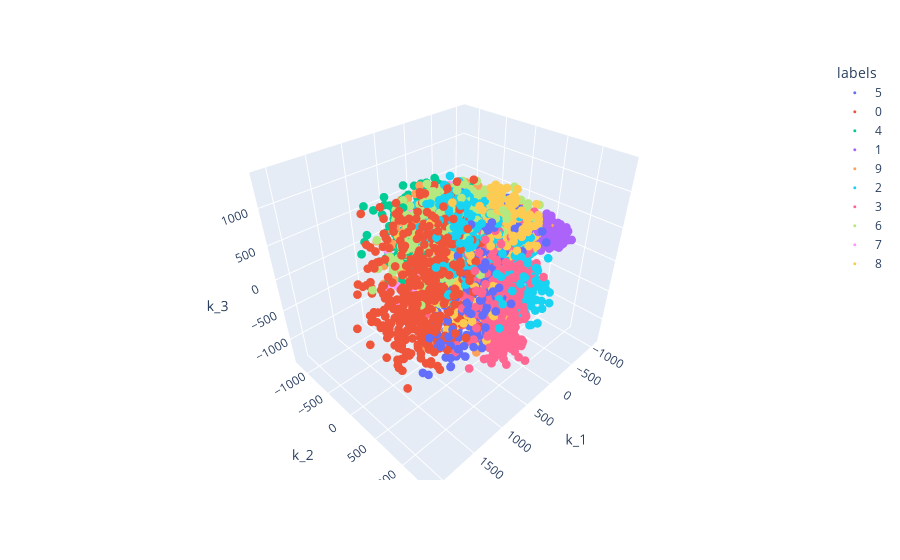

The notebook cell this image was saved under:
### Code cell
fit_KPCA_2 = KernelPCA(n_components=3, kernel='linear')
%time k2 = fit_KPCA_2.fit_transform(test_X_2[0:5000])
output2k = pd.DataFrame(k2, columns=('k_1','k_2','k_3'))
output2k['labels'] = test_Y_2[0:5000]
fig = px.scatter_3d(output2k, x='k_1', y='k_2', z='k_3',
    color='labels', labels={'color': 'labels'})
fig.update_traces(marker_size=3)
fig.show()

### Figure 1 — Plotly figure (JSON) as saved in the notebook; plotly's stock layout.template omitted (floating-point values rounded to 4 significant figures; data arrays with more than 128 entries replaced by an {"elided": "..."} marker saying what was removed)
{"data": [{"hovertemplate": "labels=5<br>k_1=%{x}<br>k_2=%{y}<br>k_3=%{z}<extra></extra>", "legendgroup": "5", "marker": {"color": "#636efa", "size": 3, "symbol": "circle"}, "mode": "markers", "name": "5", "scene": "scene", "showlegend": true, "type": "scatter3d", "x": {"elided": "434 float values"}, "y": {"elided": "434 float values"}, "z": {"elided": "434 float values"}}, {"hovertemplate": "labels=0<br>k_1=%{x}<br>k_2=%{y}<br>k_3=%{z}<extra></extra>", "legendgroup": "0", "marker": {"color": "#EF553B", "size": 3, "symbol": "circle"}, "mode": "markers", "name": "0", "scene": "scene", "showlegend": true, "type": "scatter3d", "x": {"elided": "479 float values"}, "y": {"elided": "479 float values"}, "z": {"elided": "479 float values"}}, {"hovertemplate": "labels=4<br>k_1=%{x}<br>k_2=%{y}<br>k_3=%{z}<extra></extra>", "legendgroup": "4", "marker": {"color": "#00cc96", "size": 3, "symbol": "circle"}, "mode": "markers", "name": "4", "scene": "scene", "showlegend": true, "type": "scatter3d", "x": {"elided": "535 float values"}, "y": {"elided": "535 float values"}, "z": {"elided": "535 float values"}}, {"hovertemplate": "labels=1<br>k_1=%{x}<br>k_2=%{y}<br>k_3=%{z}<extra></extra>", "legendgroup": "1", "marker": {"color": "#ab63fa", "size": 3, "symbol": "circle"}, "mode": "markers", "name": "1", "scene": "scene", "showlegend": true, "type": "scatter3d", "x": {"elided": "563 float values"}, "y": {"elided": "563 float values"}, "z": {"elided": "563 float values"}}, {"hovertemplate": "labels=9<br>k_1=%{x}<br>k_2=%{y}<br>k_3=%{z}<extra></extra>", "legendgroup": "9", "marker": {"color": "#FFA15A", "size": 3, "symbol": "circle"}, "mode": "markers", "name": "9", "scene": "scene", "showlegend": true, "type": "scatter3d", "x": {"elided": "495 float values"}, "y": {"elided": "495 float values"}, "z": {"elided": "495 float values"}}, {"hovertemplate": "labels=2<br>k_1=%{x}<br>k_2=%{y}<br>k_3=%{z}<extra></extra>", "legendgroup": "2", "marker": {"color": "#19d3f3", "size": 3, "symbol": "circle"}, "mode": "markers", "name": "2", "scene": "scene", "showlegend": true, "type": "scatter3d", "x": {"elided": "488 float values"}, "y": {"elided": "488 float values"}, "z": {"elided": "488 float values"}}, {"hovertemplate": "labels=3<br>k_1=%{x}<br>k_2=%{y}<br>k_3=%{z}<extra></extra>", "legendgroup": "3", "marker": {"color": "#FF6692", "size": 3, "symbol": "circle"}, "mode": "markers", "name": "3", "scene": "scene", "showlegend": true, "type": "scatter3d", "x": {"elided": "493 float values"}, "y": {"elided": "493 float values"}, "z": {"elided": "493 float values"}}, {"hovertemplate": "labels=6<br>k_1=%{x}<br>k_2=%{y}<br>k_3=%{z}<extra></extra>", "legendgroup": "6", "marker": {"color": "#B6E880", "size": 3, "symbol": "circle"}, "mode": "markers", "name": "6", "scene": "scene", "showlegend": true, "type": "scatter3d", "x": {"elided": "501 float values"}, "y": {"elided": "501 float values"}, "z": {"elided": "501 float values"}}, {"hovertemplate": "labels=7<br>k_1=%{x}<br>k_2=%{y}<br>k_3=%{z}<extra></extra>", "legendgroup": "7", "marker": {"color": "#FF97FF", "size": 3, "symbol": "circle"}, "mode": "markers", "name": "7", "scene": "scene", "showlegend": true, "type": "scatter3d", "x": {"elided": "550 float values"}, "y": {"elided": "550 float values"}, "z": {"elided": "550 float values"}}, {"hovertemplate": "labels=8<br>k_1=%{x}<br>k_2=%{y}<br>k_3=%{z}<extra></extra>", "legendgroup": "8", "marker": {"color": "#FECB52", "size": 3, "symbol": "circle"}, "mode": "markers", "name": "8", "scene": "scene", "showlegend": true, "type": "scatter3d", "x": {"elided": "462 float values"}, "y": {"elided": "462 float values"}, "z": {"elided": "462 float values"}}], "layout": {"legend": {"title": {"text": "labels"}, "tracegroupgap": 0}, "margin": {"t": 60}, "scene": {"domain": {"x": [0, 1], "y": [0, 1]}, "xaxis": {"title": {"text": "k_1"}}, "yaxis": {"title": {"text": "k_2"}}, "zaxis": {"title": {"text": "k_3"}}}}}
